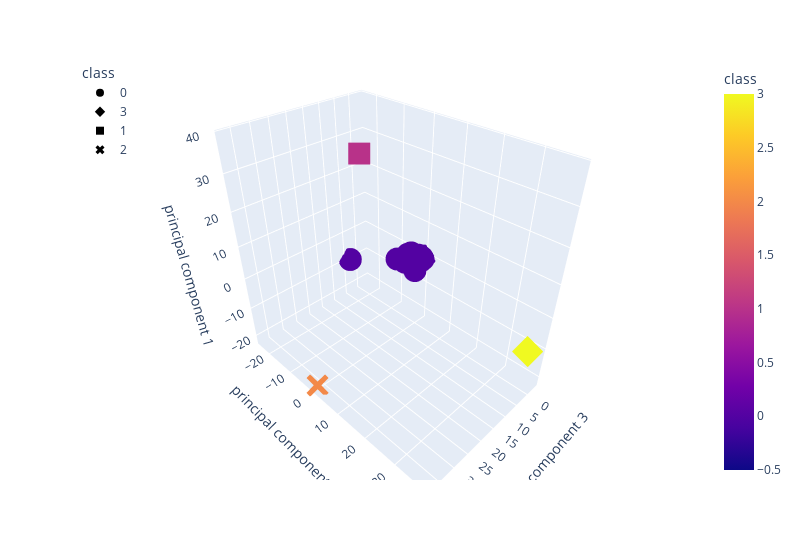

Notebook code cell kept with this figure:
### Markdown cell above
### Visualizing Results

#### 3D-Scatter with Clusters

### Code cell
# Create a 3D-Scatter with the PCA data and the clusters
fig = px.scatter_3d(
    crypto_df2_pca,
    x="principal component 3",
    y="principal component 2",
    z="principal component 1",
    color="class",
    symbol="class",
    width=800,
)
fig.update_layout(legend=dict(x=0, y=1))
fig.show()

### Figure 1 — Plotly figure (JSON) as saved in the notebook; plotly's stock layout.template omitted (floating-point values rounded to 4 significant figures; data arrays with more than 128 entries replaced by an {"elided": "..."} marker saying what was removed)
{"data": [{"hovertemplate": "class=%{marker.color}<br>principal component 3=%{x}<br>principal component 2=%{y}<br>principal component 1=%{z}<extra></extra>", "legendgroup": "0", "marker": {"color": {"elided": "530 int values"}, "coloraxis": "coloraxis", "symbol": "circle"}, "mode": "markers", "name": "0", "scene": "scene", "showlegend": true, "type": "scatter3d", "x": {"elided": "530 float values"}, "y": {"elided": "530 float values"}, "z": {"elided": "530 float values"}}, {"hovertemplate": "class=%{marker.color}<br>principal component 3=%{x}<br>principal component 2=%{y}<br>principal component 1=%{z}<extra></extra>", "legendgroup": "3", "marker": {"color": [3], "coloraxis": "coloraxis", "symbol": "diamond"}, "mode": "markers", "name": "3", "scene": "scene", "showlegend": true, "type": "scatter3d", "x": [1.054], "y": [37.97], "z": [-8.301]}, {"hovertemplate": "class=%{marker.color}<br>principal component 3=%{x}<br>principal component 2=%{y}<br>principal component 1=%{z}<extra></extra>", "legendgroup": "1", "marker": {"color": [1], "coloraxis": "coloraxis", "symbol": "square"}, "mode": "markers", "name": "1", "scene": "scene", "showlegend": true, "type": "scatter3d", "x": [22.15], "y": [2.629], "z": [38.39]}, {"hovertemplate": "class=%{marker.color}<br>principal component 3=%{x}<br>principal component 2=%{y}<br>principal component 1=%{z}<extra></extra>", "legendgroup": "2", "marker": {"color": [2], "coloraxis": "coloraxis", "symbol": "x"}, "mode": "markers", "name": "2", "scene": "scene", "showlegend": true, "type": "scatter3d", "x": [37.53], "y": [0.3225], "z": [-21.37]}], "layout": {"coloraxis": {"colorbar": {"title": {"text": "class"}}, "colorscale": [[0, "#0d0887"], [0.1111, "#46039f"], [0.2222, "#7201a8"], [0.3333, "#9c179e"], [0.4444, "#bd3786"], [0.5556, "#d8576b"], [0.6667, "#ed7953"], [0.7778, "#fb9f3a"], [0.8889, "#fdca26"], [1, "#f0f921"]]}, "legend": {"title": {"text": "class"}, "tracegroupgap": 0, "x": 0, "y": 1}, "margin": {"t": 60}, "scene": {"domain": {"x": [0, 1], "y": [0, 1]}, "xaxis": {"title": {"text": "principal component 3"}}, "yaxis": {"title": {"text": "principal component 2"}}, "zaxis": {"title": {"text": "principal component 1"}}}, "width": 800}}
